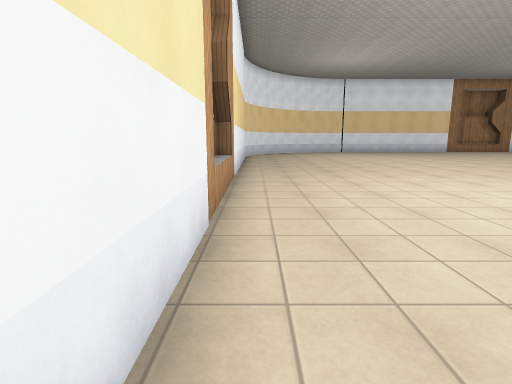
View 1 (above)

24 first-person views from a walk through a 3-D level made in the Godot game engine. The camera is 1.5 m above the floor, tilts 10° down and sees 80° across. The floor is counted in squares, 1.43 m on a side. Each view is taken from the middle of a square. On the plan, view 1 faces up. The plan holds only what a view shows up to about 12 squares ahead; the rest is blank. Surface patterns are stand-ins for the level's own textures.

View 2
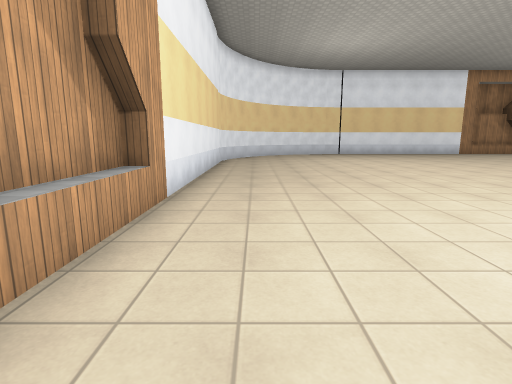

View 3
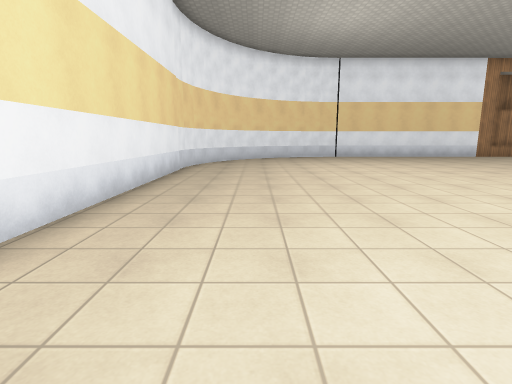

View 4
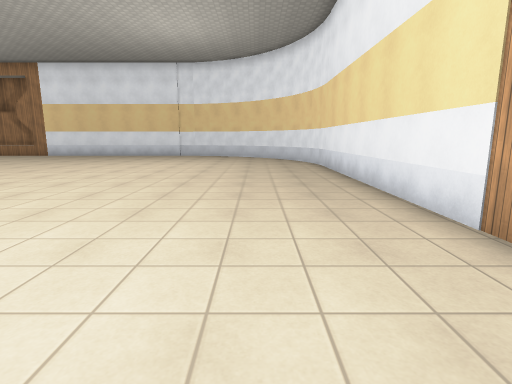

View 5
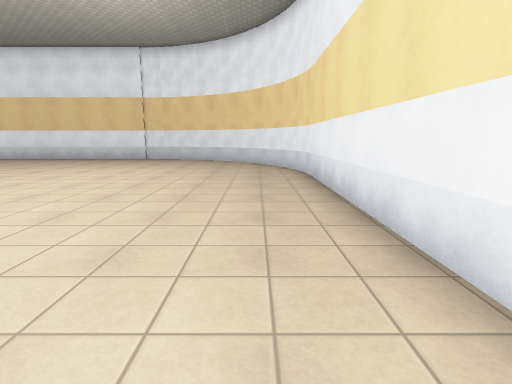

View 6
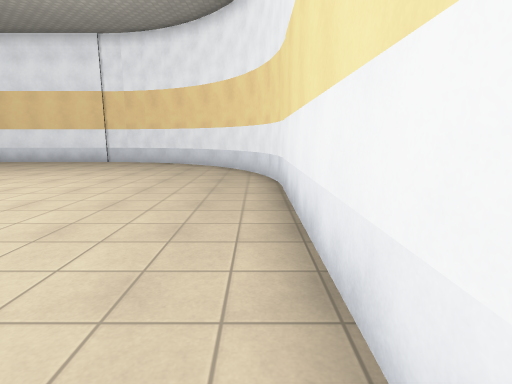

View 7
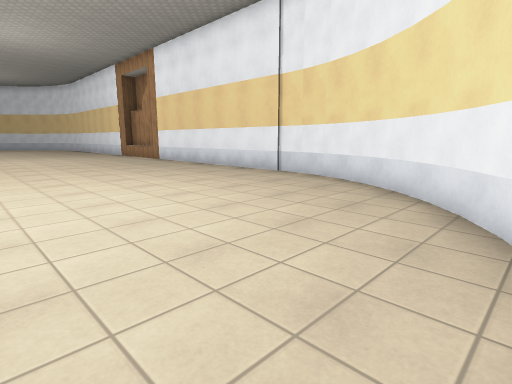

View 8
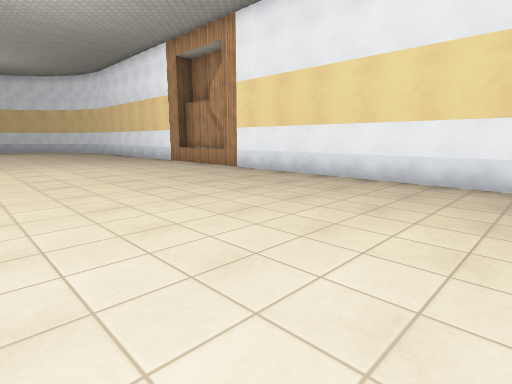

View 9
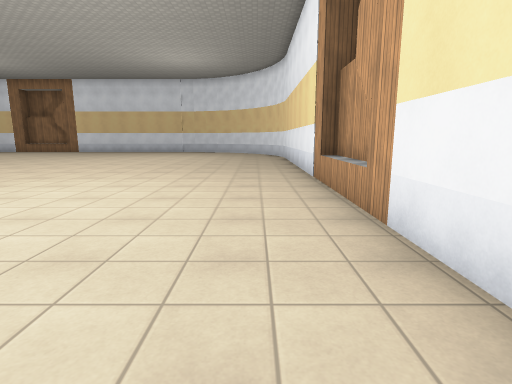

View 10
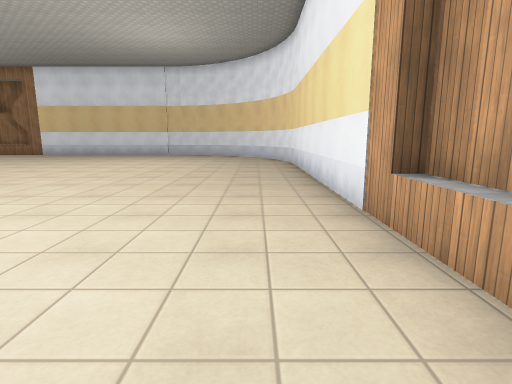

View 11
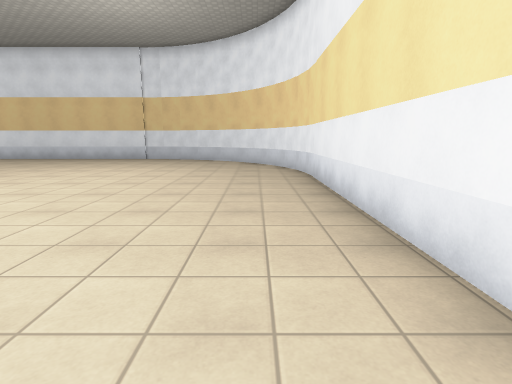

View 12
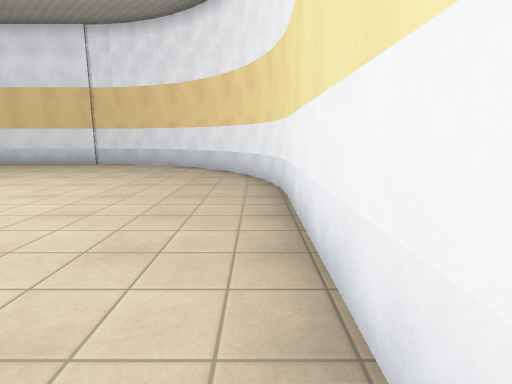

View 13
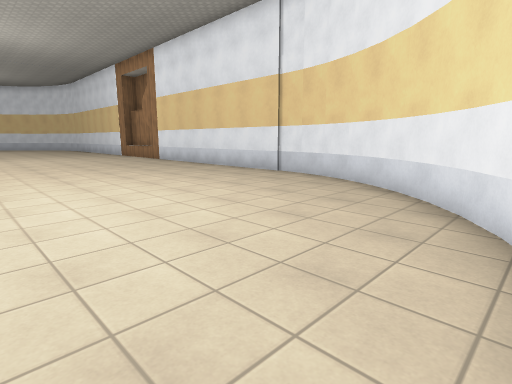

View 14
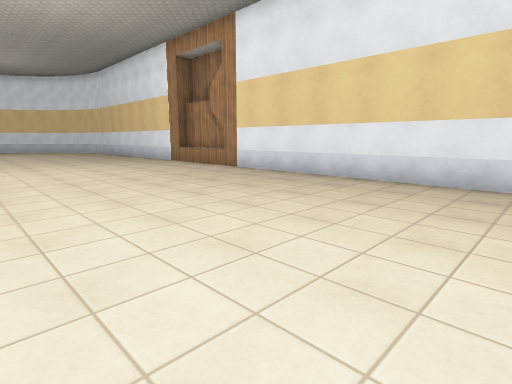

View 15
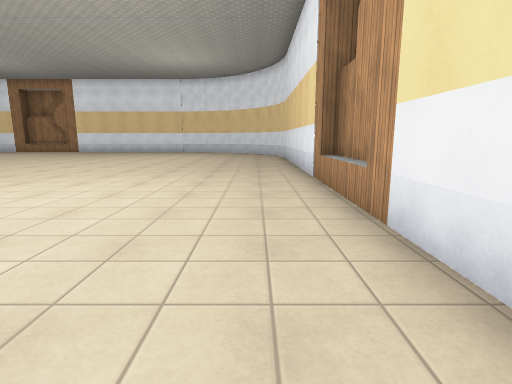

View 16
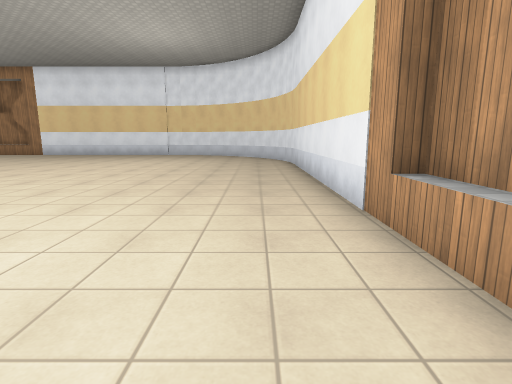

View 17
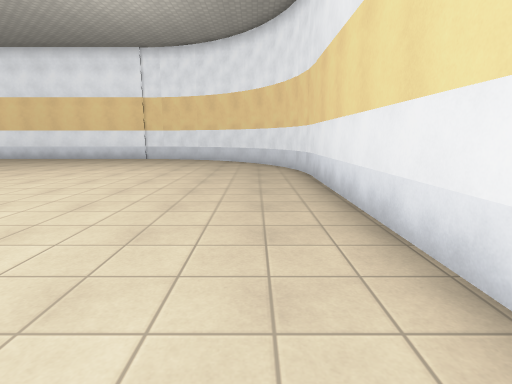

View 18
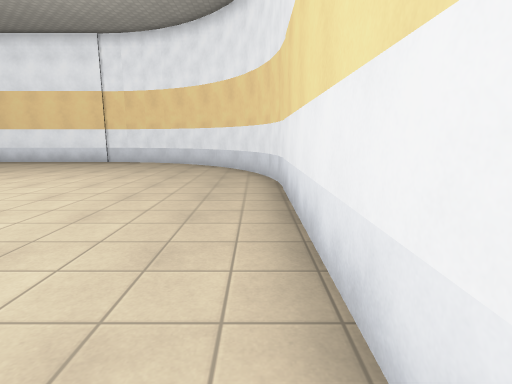

View 19
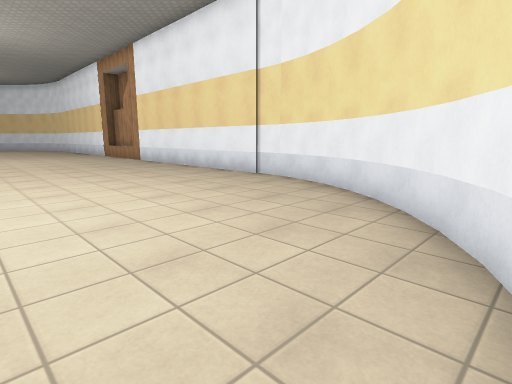

View 20
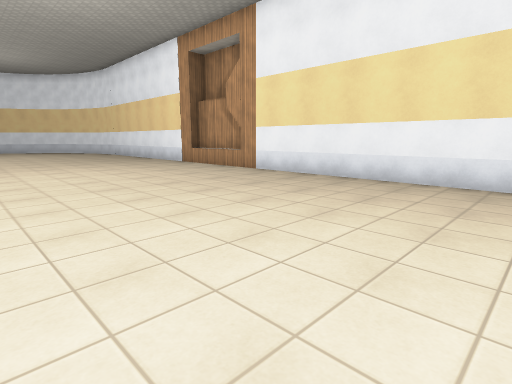

View 21
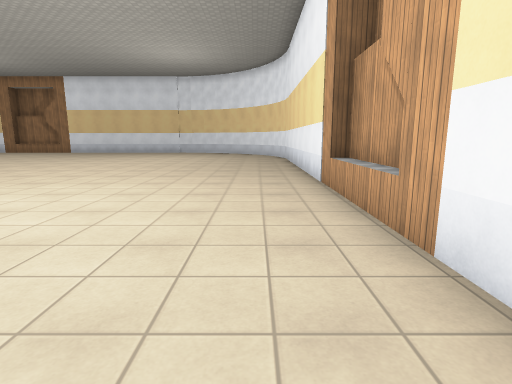

View 22
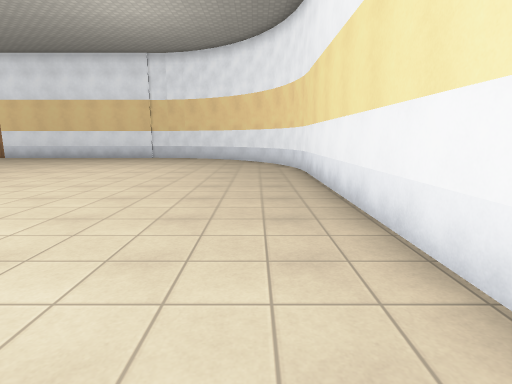

View 23
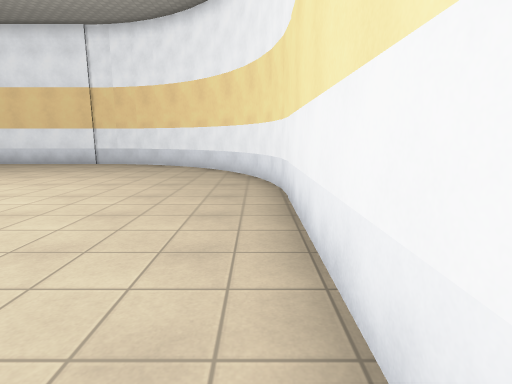

View 24
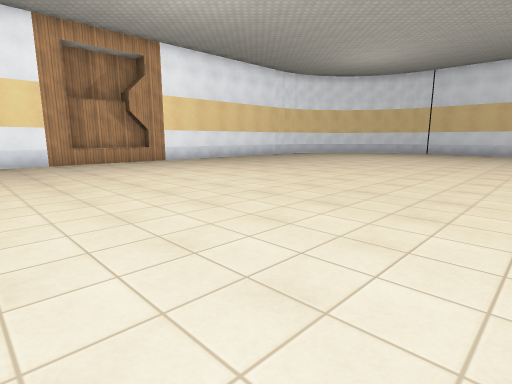

### Floor plan
Points are (right, up) in squares from view 1. A wall is a line through its corners. A room is listed if a view was taken in it or the views show most of it. See-through windows are left out.
Room 1 (views 1, 2, 3, 4, 5, 6, 7, 8, 9, 10, 11, 12, 13, 14, 15, 16, 17, 18, 19, 20, 21, 22, 23, 24)
walls: (16.5, -12) (18.6, -12); (35, 5.5) (35, 7.6); (18.3, 24) (15.4, 24); (-1, 7.6) (-1, 5.2); (5.7, 23.6) (4.6, 23.3); (-0.6, -5.4) (-0.4, -6.4); (-0.6, 17.4) (-0.6, -5.5); (5.6, -11.6) (28.5, -11.6); (28.4, -11.6) (29.3, -11.4) (30.2, -11.1) (31.1, -10.6); (28.4, 23.6) (5.5, 23.6); (34.6, -5.4) (34.6, 17.5); (34.6, 17.4) (34.4, 18.4); (-0.4, 18.2) (-0.6, 17.3); (-0.4, -6.3) (-0.1, -7.2); (4.7, 23.4) (3.7, 23.1); (34.4, -6.3) (34.6, -5.2); (34.4, 18.3) (34, 19.3); (4.6, -11.4) (5.7, -11.6); (29.4, 23.4) (28.3, 23.6); (-0.1, -7.1) (0.4, -8.2); (3.8, -11.1) (4.8, -11.4); (3.8, 23.1) (2.9, 22.6); (34.1, 19.2) (33.6, 20.1); (34.1, -7.3) (34.5, -6.2); (0.3, -8) (0.9, -8.9); (3, 22.7) (2.1, 22.1); (31, -10.7) (32, -10); (33.7, -8) (34.1, -7.1); (33.7, 20) (33.1, 20.9); (0.3, 20.1) (-0.2, 19.1); (2.9, -10.7) (3.9, -11.2); (31.1, 22.7) (30.2, 23.1) (29.2, 23.5); (0.9, -8.8) (1.5, -9.6); (32.5, -9.5) (33.2, -8.8); (2.1, -10.1) (3.1, -10.8); (31.9, -10.1) (32.6, -9.5); (33.1, -8.9) (33.8, -7.9); (0.8, 20.8) (0.3, 20); (2.2, 22.2) (1.4, 21.4); (31.8, 22.2) (31, 22.7); (33.2, 20.8) (32.4, 21.7); (1.4, -9.5) (2.3, -10.2); (1.5, 21.6) (0.7, 20.7); (32.5, 21.6) (31.7, 22.2)

Where each view was taken, in squares from view 1:
view 1: 0 up, 0 right, facing up
view 2: 3 up, 1 right, facing up
view 3: 6 up, 2 right, facing up
view 4: 7 up, 2 right, facing down
view 5: 4 up, 1 right, facing down
view 6: 2 up, 0 right, facing down
view 7: 4 down, 0 right, facing down-right
view 8: 4 down, 6 right, facing down-right
view 9: 10 down, 11 right, facing right
view 10: 10 down, 15 right, facing right
view 11: 10 down, 19 right, facing right
view 12: 11 down, 22 right, facing right
view 13: 11 down, 27 right, facing up-right
view 14: 5 down, 27 right, facing up-right
view 15: 0 up, 33 right, facing up
view 16: 4 up, 33 right, facing up
view 17: 8 up, 33 right, facing up
view 18: 10 up, 34 right, facing up
view 19: 17 up, 34 right, facing up-left
view 20: 16 up, 27 right, facing up-left
view 21: 22 up, 22 right, facing left
view 22: 22 up, 16 right, facing left
view 23: 23 up, 12 right, facing left
view 24: 10 up, 12 right, facing up-right
